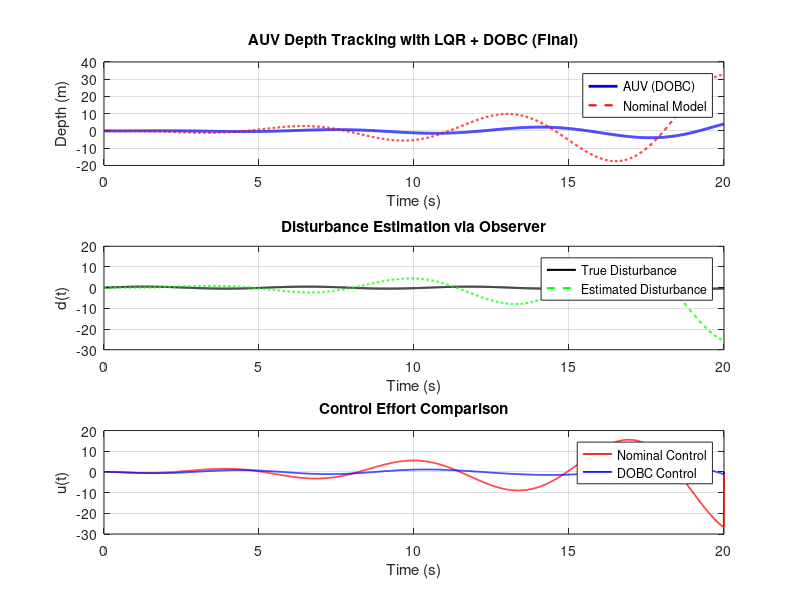

MATLAB code for this plot:
% DOBC with LQR - Final Version
clc; clear; close all;

%% System Dynamics (2nd-order AUV depth model)
A = [0 1; 0 0];
B = [0; 1];
E = [0; 1]; % disturbance enters same as control
C = [1 0];

%% LQR Controller
Q = diag([10, 2]);
R = 1;
K = lqr(A, B, Q, R);

%% Simulation Settings
T = 20;
dt = 0.01;
t = 0:dt:T;
N = length(t);

%% Disturbance: sinusoidal current
d = 0.5 * sin(1.2 * t);

%% Initialization
x = zeros(2, N); % AUV states
x_nom = zeros(2, N); % Nominal model (no disturbance)
y = zeros(1, N); y_nom = zeros(1, N);
u_nom = zeros(1, N); u_dobc = zeros(1, N);
d_hat = zeros(1, N);

%% DOBC settings
tau = 0.5; % time constant of LPF

%% Simulation Loop
for k = 1:N-1
    % Nominal LQR Control
    u_nom(k) = -K * x(:,k);

    % Nominal model
    dx_nom = A * x_nom(:,k) + B * u_nom(k);
    x_nom(:,k+1) = x_nom(:,k) + dx_nom * dt;
    y_nom(k) = C * x_nom(:,k);

    % Real plant with true disturbance
    dx = A * x(:,k) + B * u_nom(k) + E * d(k);
    x(:,k+1) = x(:,k) + dx * dt;
    y(k) = C * x(:,k);

    % Disturbance Estimation (DO)
    e_obs = y(k) - y_nom(k);
    d_hat(k+1) = d_hat(k) + (1/tau)*(e_obs - d_hat(k)) * dt;

    % Apply DOBC
    u_dobc(k) = u_nom(k) - d_hat(k);

    % Apply updated input to actual plant
    dx = A * x(:,k) + B * u_dobc(k) + E * d(k);
    x(:,k+1) = x(:,k) + dx * dt;
end

%% Final update for last point
y(N) = C * x(:,N);
y_nom(N) = C * x_nom(:,N);

%% Plotting
figure;
subplot(3,1,1)
plot(t, y, 'b', 'LineWidth', 2); hold on;
plot(t, y_nom, 'r--', 'LineWidth', 1.5);
legend('AUV (DOBC)', 'Nominal Model');
xlabel('Time (s)'); ylabel('Depth (m)');
title('AUV Depth Tracking with LQR + DOBC (Final)');
grid on;

subplot(3,1,2)
plot(t, d, 'k', 'LineWidth', 1.5); hold on;
plot(t, d_hat, 'g--', 'LineWidth', 1.5);
legend('True Disturbance', 'Estimated Disturbance');
xlabel('Time (s)'); ylabel('d(t)');
title('Disturbance Estimation via Observer');
grid on;

subplot(3,1,3)
plot(t, u_nom, 'r', 'LineWidth', 1.2); hold on;
plot(t, u_dobc, 'b', 'LineWidth', 1.2);
legend('Nominal Control', 'DOBC Control');
xlabel('Time (s)'); ylabel('u(t)');
title('Control Effort Comparison');
grid on;